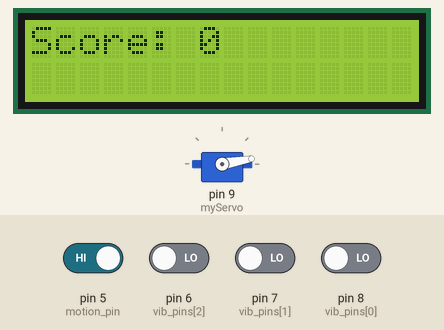
Simulated run of this sketch. Board: Arduino Uno, built with avr-gcc and run on an emulated ATmega328P. Shown: 16×2 character LCD, servo. The test bench sets the inputs (shaded band); at power-on: pin 5 (motion_pin) HIGH, pin 6 (vib_pins[2]), pin 7 (vib_pins[1]), pin 8 (vib_pins[0]) LOW. What the sketch prints to the serial monitor is not drawn.

Above: at 2.2 s.
2.3 s: pin 5 (motion_pin) driven LOW
At 6.3 s:
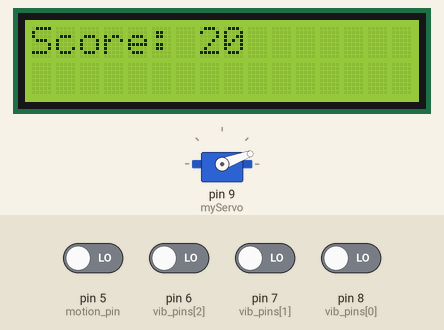
6.6 s: pin 5 (motion_pin) driven HIGH
At 10.8 s:
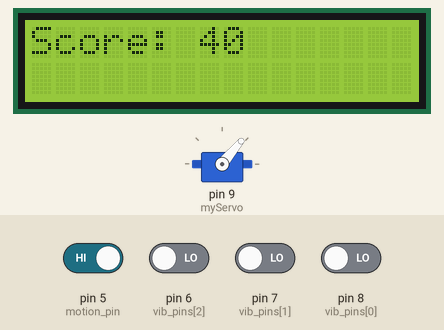
10.9 s: pin 6 (vib_pins[2]) driven HIGH
At 14.8 s:
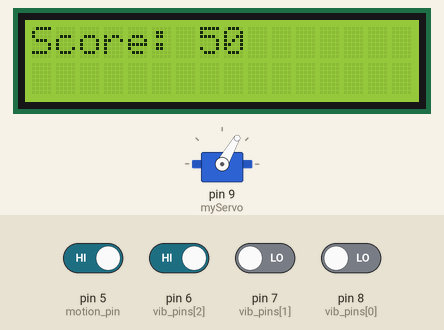
15.2 s: pin 6 (vib_pins[2]) driven LOW
19.5 s: pin 7 (vib_pins[1]) driven HIGH
At 23.0 s:
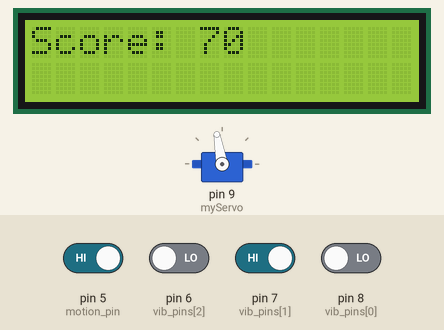
23.7 s: pin 7 (vib_pins[1]) driven LOW
Timing chart, 0 to 33.4 s (numbered marks = the images above; inputs shaded):
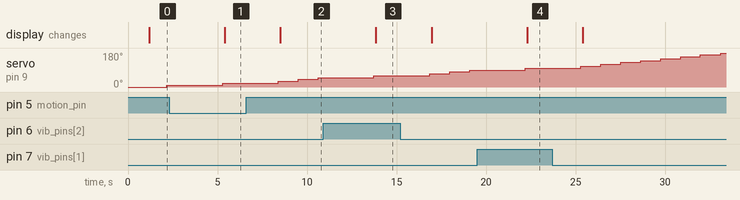

Measured:
- after the input at 2.3 s, the display: changes after 3.1 s (image 1)
- after the input at 10.9 s, the display: changes after 2.9 s (image 3)
- after the input at 19.5 s, the display: changes after 2.8 s (image 4)

The sketch:

Final_Pinball_Sketch.ino
```cpp
#include <Wire.h>
#include <LiquidCrystal_I2C.h>
#include <Servo.h>

int vib_pins[] = {8, 7, 6}; // Pins for vibration sensors
int motion_pin = 5; // Pin for motion sensor
int score = 0; // Initialize score variable

LiquidCrystal_I2C lcd(0x27, 16, 2);
Servo myServo;

int pos = 0;

void setup() {
  for (int i = 0; i < 3; i++) {
    pinMode(vib_pins[i], INPUT);
  }
  pinMode(motion_pin, INPUT);

  Serial.begin(9600);
  lcd.begin();
  lcd.backlight();

  myServo.attach(9);
  myServo.write(0);
  delay(1000);
}

void loop() {
  // Check vibration sensors
  for (int i = 0; i < 3; i++) {
    if (digitalRead(vib_pins[i]) == HIGH) {
      score += 10;
      delay(2000); // Delay to prevent multiple increments from a single vibration
    }
  }

  // Check motion sensor
  if (digitalRead(motion_pin) == LOW) {
    score += 20;
    delay(2000); // Delay to prevent multiple increments from continuous motion
  }

  // Control servo
  if (pos < 180) {
    myServo.write(pos);
    pos += 10;
    delay(100); // Decreased delay for faster movement
  } else {
    myServo.write(pos);
    pos = 0;
  }

  // Display score on LCD and Serial monitor
  lcd.clear();
  lcd.setCursor(0, 0);
  lcd.print("Score: ");
  lcd.print(score);

  Serial.print("Score: ");
  Serial.println(score);

  delay(1000); // Delay to avoid flickering display
}
```
